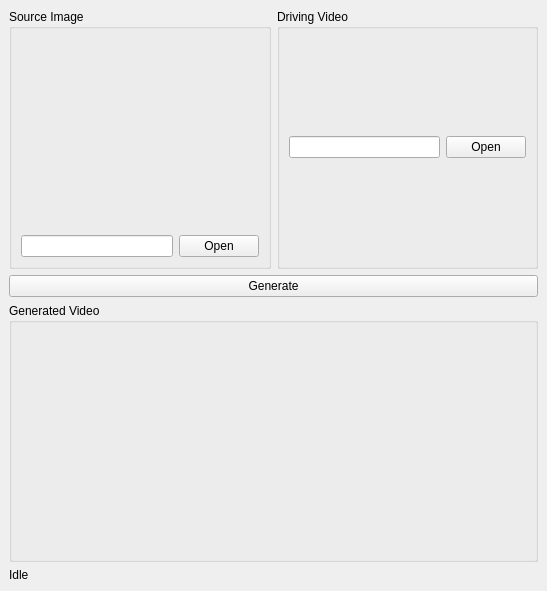
<?xml version="1.0" encoding="UTF-8"?>
<ui version="4.0">
 <class>MainWindow</class>
 <widget class="QMainWindow" name="MainWindow">
  <property name="geometry">
   <rect>
    <x>0</x>
    <y>0</y>
    <width>547</width>
    <height>591</height>
   </rect>
  </property>
  <property name="font">
   <font>
    <family>Microsoft YaHei UI</family>
   </font>
  </property>
  <property name="windowTitle">
   <string>Artificial Face Generation Model Demo</string>
  </property>
  <widget class="QWidget" name="centralWidget">
   <layout class="QVBoxLayout" name="verticalLayout" stretch="1,0,1,0">
    <item>
     <layout class="QHBoxLayout" name="horizontalLayout">
      <item>
       <widget class="QGroupBox" name="groupBox_2">
        <property name="title">
         <string>Source Image</string>
        </property>
        <layout class="QVBoxLayout" name="verticalLayout_2" stretch="4,1">
         <item>
          <widget class="QLabel" name="source_image_label">
           <property name="text">
            <string/>
           </property>
          </widget>
         </item>
         <item>
          <layout class="QHBoxLayout" name="horizontalLayout_2" stretch="4,1">
           <item>
            <widget class="QLineEdit" name="image_lineEdit"/>
           </item>
           <item>
            <widget class="QPushButton" name="image_open_pushButton">
             <property name="text">
              <string>Open</string>
             </property>
            </widget>
           </item>
          </layout>
         </item>
        </layout>
       </widget>
      </item>
      <item>
       <widget class="QGroupBox" name="groupBox_3">
        <property name="title">
         <string>Driving Video</string>
        </property>
        <layout class="QVBoxLayout" name="verticalLayout_3" stretch="1">
         <item>
          <layout class="QHBoxLayout" name="horizontalLayout_3" stretch="4,1">
           <item>
            <widget class="QLineEdit" name="dv_lineEdit"/>
           </item>
           <item>
            <widget class="QPushButton" name="gv_open_pushButton">
             <property name="text">
              <string>Open</string>
             </property>
            </widget>
           </item>
          </layout>
         </item>
        </layout>
       </widget>
      </item>
     </layout>
    </item>
    <item>
     <widget class="QPushButton" name="generate_pushButton">
      <property name="text">
       <string>Generate</string>
      </property>
     </widget>
    </item>
    <item>
     <widget class="QGroupBox" name="groupBox">
      <property name="title">
       <string>Generated Video</string>
      </property>
      <layout class="QHBoxLayout" name="horizontalLayout_4"/>
     </widget>
    </item>
    <item>
     <widget class="QLabel" name="fps_label">
      <property name="text">
       <string>Idle</string>
      </property>
     </widget>
    </item>
   </layout>
  </widget>
 </widget>
 <resources/>
 <connections/>
</ui>
